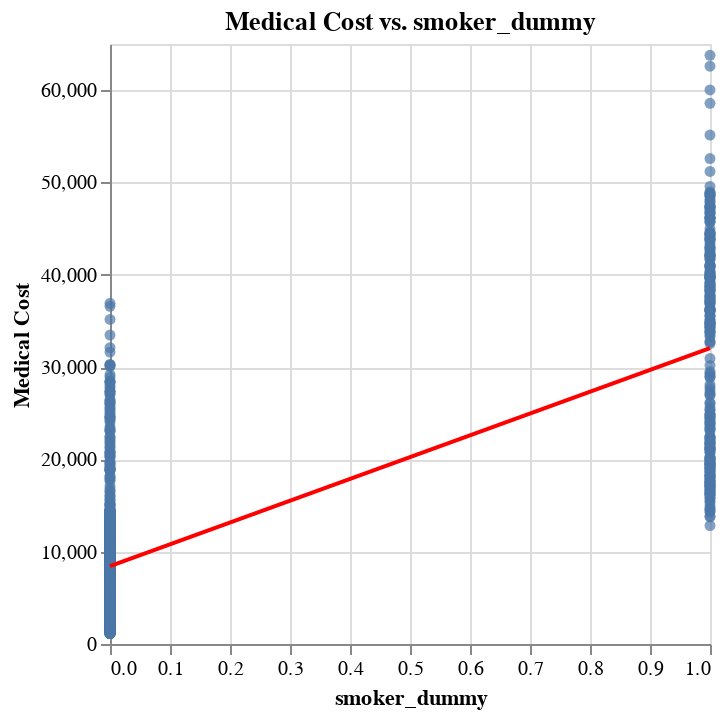
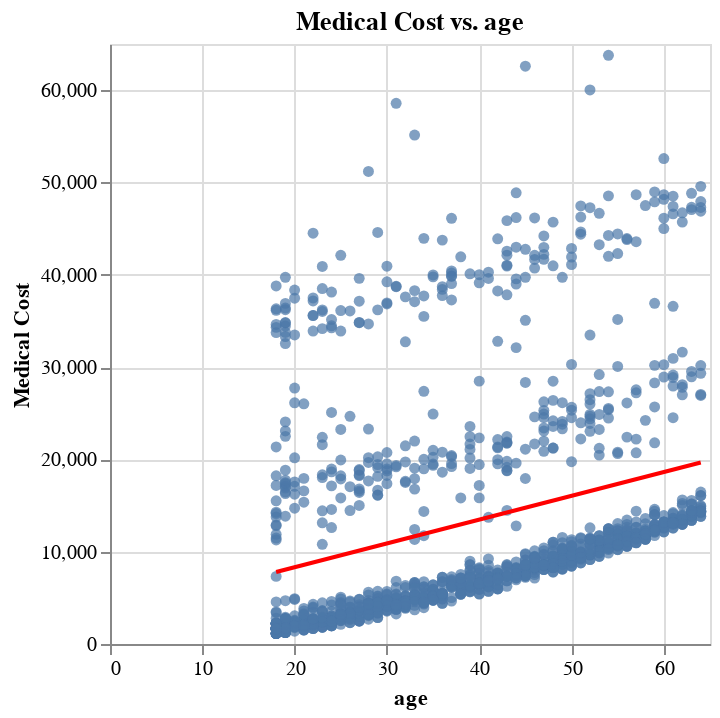
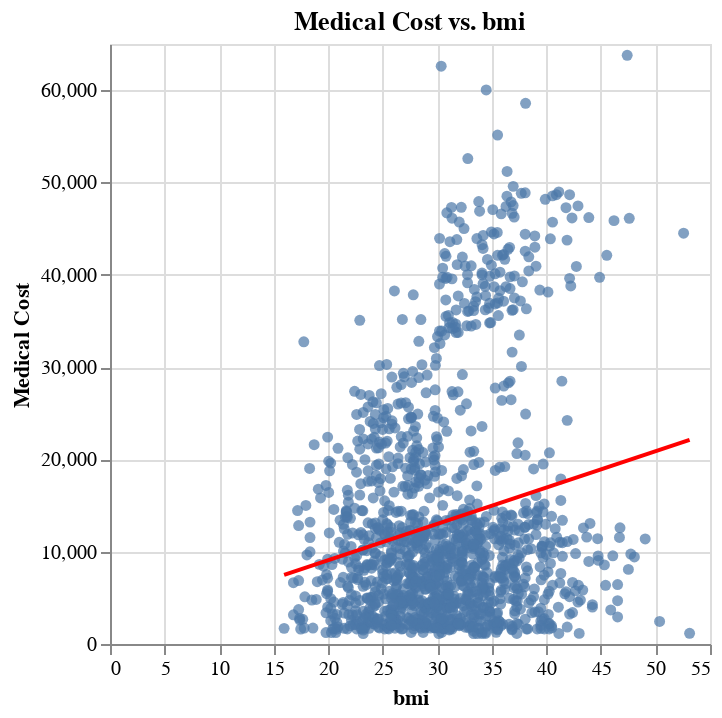
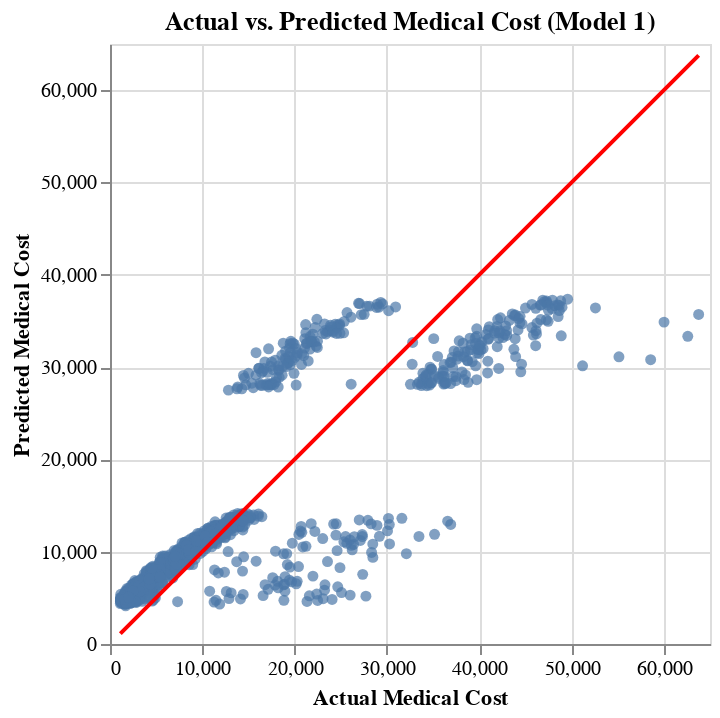

Here is the notebook cell these charts were saved with, in order:
### Code cell
from IPython.display import display

# Scatter plots with regression lines for simple linear regression models
for predictor, results in model_results.items():
    # Create a DataFrame for the predictor and medicalCost
    plot_data = pd.DataFrame({
        predictor: df_encoded[predictor],
        'medicalCost': df_encoded['medicalCost']
    })

    # Create the base chart
    chart = alt.Chart(plot_data).mark_circle().encode(
        x=alt.X(predictor, axis=alt.Axis(title=predictor)),
        y=alt.Y('medicalCost', axis=alt.Axis(title='Medical Cost')),
        tooltip=[predictor, 'medicalCost']
    ).properties(
        title=f'Medical Cost vs. {predictor}'
    )

    # Add regression line
    intercept, slope = results['Intercept'], results['Coefficient']
    regression_line = alt.Chart(pd.DataFrame({
        predictor: [df_encoded[predictor].min(), df_encoded[predictor].max()],
        'medicalCost': [intercept + slope * df_encoded[predictor].min(), intercept + slope * df_encoded[predictor].max()]
    })).mark_line(color='red').encode(
        x=predictor,
        y='medicalCost'
    )

    # Combine the scatter plot and regression line
    final_chart = chart + regression_line

    # Display the chart
    display(final_chart)

# Scatter plots with line of identity for multivariate regression models
for i, predictors in enumerate([predictors_1, predictors_2]):
    # Update predictors within the loop
    predictors = [p if p != 'smoker' else 'smoker_dummy' for p in predictors]

    X = df_encoded[predictors].to_numpy(dtype=np.float64)
    y = df_encoded['medicalCost'].to_numpy()

    # Replace infinite values with NaN
    X = np.where(np.isinf(X), np.nan, X)

    # Drop rows with missing values
    mask = ~np.isnan(X).any(axis=1) & ~np.isnan(y)
    X = X[mask]
    y = y[mask]

    model = sm.OLS(y, X).fit()
    y_pred = model.predict(X)

    # Create a DataFrame for the actual and predicted medicalCost
    plot_data = pd.DataFrame({
        'Actual Medical Cost': y,
        'Predicted Medical Cost': y_pred
    })

    # Create the base chart
    chart = alt.Chart(plot_data).mark_circle().encode(
        x=alt.X('Actual Medical Cost', axis=alt.Axis(title='Actual Medical Cost')),
        y=alt.Y('Predicted Medical Cost', axis=alt.Axis(title='Predicted Medical Cost')),
        tooltip=['Actual Medical Cost', 'Predicted Medical Cost']
    ).properties(
        title=f'Actual vs. Predicted Medical Cost (Model {i+1})'
    )

    # Add line of identity
    line_of_identity = alt.Chart(pd.DataFrame({
        'Actual Medical Cost': [y.min(), y.max()],
        'Predicted Medical Cost': [y.min(), y.max()]
    })).mark_line(color='red').encode(
        x='Actual Medical Cost',
        y='Predicted Medical Cost'
    )

    # Combine the scatter plot and line of identity
    final_chart = chart + line_of_identity

    # Display the chart
    display(final_chart)

### Figure 1 — Vega-Lite specification as saved in the notebook (floating-point values rounded to 4 significant figures; data arrays with more than 128 entries replaced by an {"elided": "..."} marker saying what was removed)
{"config": {"view": {"continuousWidth": 300, "continuousHeight": 300}}, "layer": [{"data": {"name": "data-20755e7893bd613e94bc589e6e66530a"}, "mark": {"type": "circle"}, "encoding": {"tooltip": [{"field": "smoker_dummy", "type": "quantitative"}, {"field": "medicalCost", "type": "quantitative"}], "x": {"axis": {"title": "smoker_dummy"}, "field": "smoker_dummy", "type": "quantitative"}, "y": {"axis": {"title": "Medical Cost"}, "field": "medicalCost", "type": "quantitative"}}, "title": "Medical Cost vs. smoker_dummy"}, {"data": {"name": "data-ea60c30ba9ba4b6a4b20ffd1c0d44b46"}, "mark": {"type": "line", "color": "red"}, "encoding": {"x": {"field": "smoker_dummy", "type": "quantitative"}, "y": {"field": "medicalCost", "type": "quantitative"}}}], "$schema": "https://vega.github.io/schema/vega-lite/v5.17.0.json", "datasets": {"data-20755e7893bd613e94bc589e6e66530a": {"elided": "1338 records"}, "data-ea60c30ba9ba4b6a4b20ffd1c0d44b46": [{"smoker_dummy": 0, "medicalCost": 8434.0}, {"smoker_dummy": 1, "medicalCost": 32050.0}]}}

### Figure 2 — Vega-Lite specification as saved in the notebook (floating-point values rounded to 4 significant figures; data arrays with more than 128 entries replaced by an {"elided": "..."} marker saying what was removed)
{"config": {"view": {"continuousWidth": 300, "continuousHeight": 300}}, "layer": [{"data": {"name": "data-b746a2aa7af19e98d10c7c657c7b2574"}, "mark": {"type": "circle"}, "encoding": {"tooltip": [{"field": "age", "type": "quantitative"}, {"field": "medicalCost", "type": "quantitative"}], "x": {"axis": {"title": "age"}, "field": "age", "type": "quantitative"}, "y": {"axis": {"title": "Medical Cost"}, "field": "medicalCost", "type": "quantitative"}}, "title": "Medical Cost vs. age"}, {"data": {"name": "data-0ff541be8990e36f85a5453c67af4ac4"}, "mark": {"type": "line", "color": "red"}, "encoding": {"x": {"field": "age", "type": "quantitative"}, "y": {"field": "medicalCost", "type": "quantitative"}}}], "$schema": "https://vega.github.io/schema/vega-lite/v5.17.0.json", "datasets": {"data-b746a2aa7af19e98d10c7c657c7b2574": {"elided": "1338 records"}, "data-0ff541be8990e36f85a5453c67af4ac4": [{"age": 18, "medicalCost": 7805.0}, {"age": 64, "medicalCost": 19660.0}]}}

### Figure 3 — Vega-Lite specification as saved in the notebook (floating-point values rounded to 4 significant figures; data arrays with more than 128 entries replaced by an {"elided": "..."} marker saying what was removed)
{"config": {"view": {"continuousWidth": 300, "continuousHeight": 300}}, "layer": [{"data": {"name": "data-8ddce21a0a0f3c869ccb3fa46e497c5c"}, "mark": {"type": "circle"}, "encoding": {"tooltip": [{"field": "bmi", "type": "quantitative"}, {"field": "medicalCost", "type": "quantitative"}], "x": {"axis": {"title": "bmi"}, "field": "bmi", "type": "quantitative"}, "y": {"axis": {"title": "Medical Cost"}, "field": "medicalCost", "type": "quantitative"}}, "title": "Medical Cost vs. bmi"}, {"data": {"name": "data-d2a55147b6f8c53413953ee61cdff87c"}, "mark": {"type": "line", "color": "red"}, "encoding": {"x": {"field": "bmi", "type": "quantitative"}, "y": {"field": "medicalCost", "type": "quantitative"}}}], "$schema": "https://vega.github.io/schema/vega-lite/v5.17.0.json", "datasets": {"data-8ddce21a0a0f3c869ccb3fa46e497c5c": {"elided": "1338 records"}, "data-d2a55147b6f8c53413953ee61cdff87c": [{"bmi": 15.96, "medicalCost": 7479.0}, {"bmi": 53.13, "medicalCost": 22120.0}]}}

### Figure 4 — Vega-Lite specification as saved in the notebook (floating-point values rounded to 4 significant figures; data arrays with more than 128 entries replaced by an {"elided": "..."} marker saying what was removed)
{"config": {"view": {"continuousWidth": 300, "continuousHeight": 300}}, "layer": [{"data": {"name": "data-a3bebadee2631b3f342f1fe60f466f04"}, "mark": {"type": "circle"}, "encoding": {"tooltip": [{"field": "Actual Medical Cost", "type": "quantitative"}, {"field": "Predicted Medical Cost", "type": "quantitative"}], "x": {"axis": {"title": "Actual Medical Cost"}, "field": "Actual Medical Cost", "type": "quantitative"}, "y": {"axis": {"title": "Predicted Medical Cost"}, "field": "Predicted Medical Cost", "type": "quantitative"}}, "title": "Actual vs. Predicted Medical Cost (Model 1)"}, {"data": {"name": "data-7be03bab0e247480df1b3ec9f14d374b"}, "mark": {"type": "line", "color": "red"}, "encoding": {"x": {"field": "Actual Medical Cost", "type": "quantitative"}, "y": {"field": "Predicted Medical Cost", "type": "quantitative"}}}], "$schema": "https://vega.github.io/schema/vega-lite/v5.17.0.json", "datasets": {"data-a3bebadee2631b3f342f1fe60f466f04": {"elided": "1338 records"}, "data-7be03bab0e247480df1b3ec9f14d374b": [{"Actual Medical Cost": 1122.0, "Predicted Medical Cost": 1122.0}, {"Actual Medical Cost": 63770.0, "Predicted Medical Cost": 63770.0}]}}
